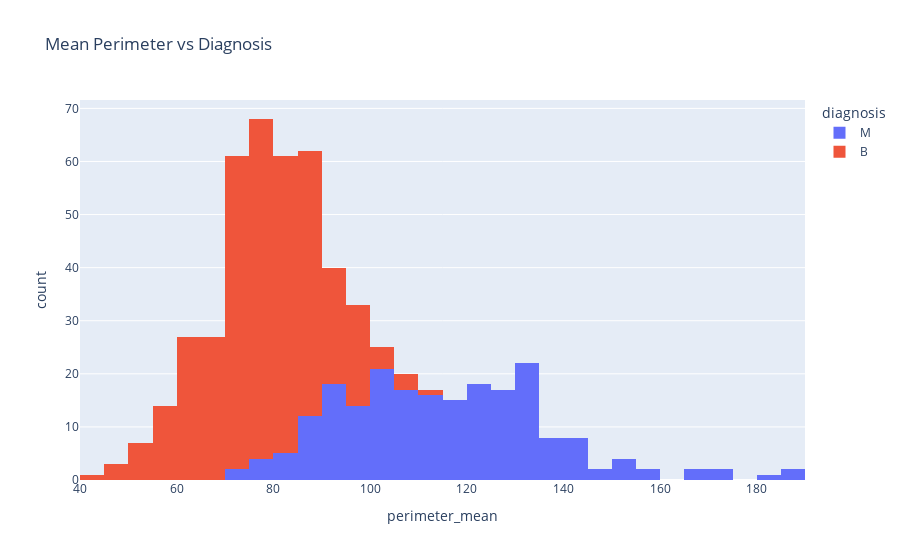

Write notebook code for a chart like this one.
### Code cell
px.histogram(raw_df, x = 'perimeter_mean', title = 'Mean Perimeter vs Diagnosis', color = 'diagnosis')

### Figure 1 — Plotly figure (JSON) as saved in the notebook; plotly's stock layout.template omitted (floating-point values rounded to 4 significant figures; data arrays with more than 128 entries replaced by an {"elided": "..."} marker saying what was removed)
{"data": [{"alignmentgroup": "True", "bingroup": "x", "hovertemplate": "diagnosis=M<br>perimeter_mean=%{x}<br>count=%{y}<extra></extra>", "legendgroup": "M", "marker": {"color": "#636efa", "pattern": {"shape": ""}}, "name": "M", "offsetgroup": "M", "orientation": "v", "showlegend": true, "type": "histogram", "x": {"elided": "212 float values"}, "xaxis": "x", "yaxis": "y"}, {"alignmentgroup": "True", "bingroup": "x", "hovertemplate": "diagnosis=B<br>perimeter_mean=%{x}<br>count=%{y}<extra></extra>", "legendgroup": "B", "marker": {"color": "#EF553B", "pattern": {"shape": ""}}, "name": "B", "offsetgroup": "B", "orientation": "v", "showlegend": true, "type": "histogram", "x": {"elided": "357 float values"}, "xaxis": "x", "yaxis": "y"}], "layout": {"barmode": "relative", "legend": {"title": {"text": "diagnosis"}, "tracegroupgap": 0}, "title": {"text": "Mean Perimeter vs Diagnosis"}, "xaxis": {"anchor": "y", "domain": [0, 1], "title": {"text": "perimeter_mean"}}, "yaxis": {"anchor": "x", "domain": [0, 1], "title": {"text": "count"}}}}
